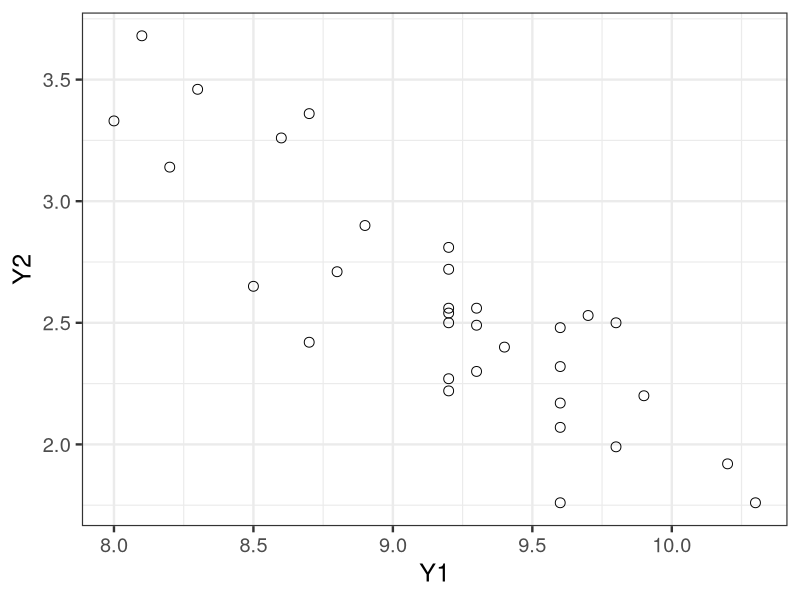

Write the R code that produced this figure.
library(ggplot2)

d <- read.csv(file='input/data-mvn.txt')
p <- ggplot(data=d, aes(x=Y1, y=Y2)) +
  theme_bw(base_size=18) +
  geom_point(shape=1, size=3)
ggsave(file='output/fig9-1.png', plot=p, dpi=300, w=4, h=3)
